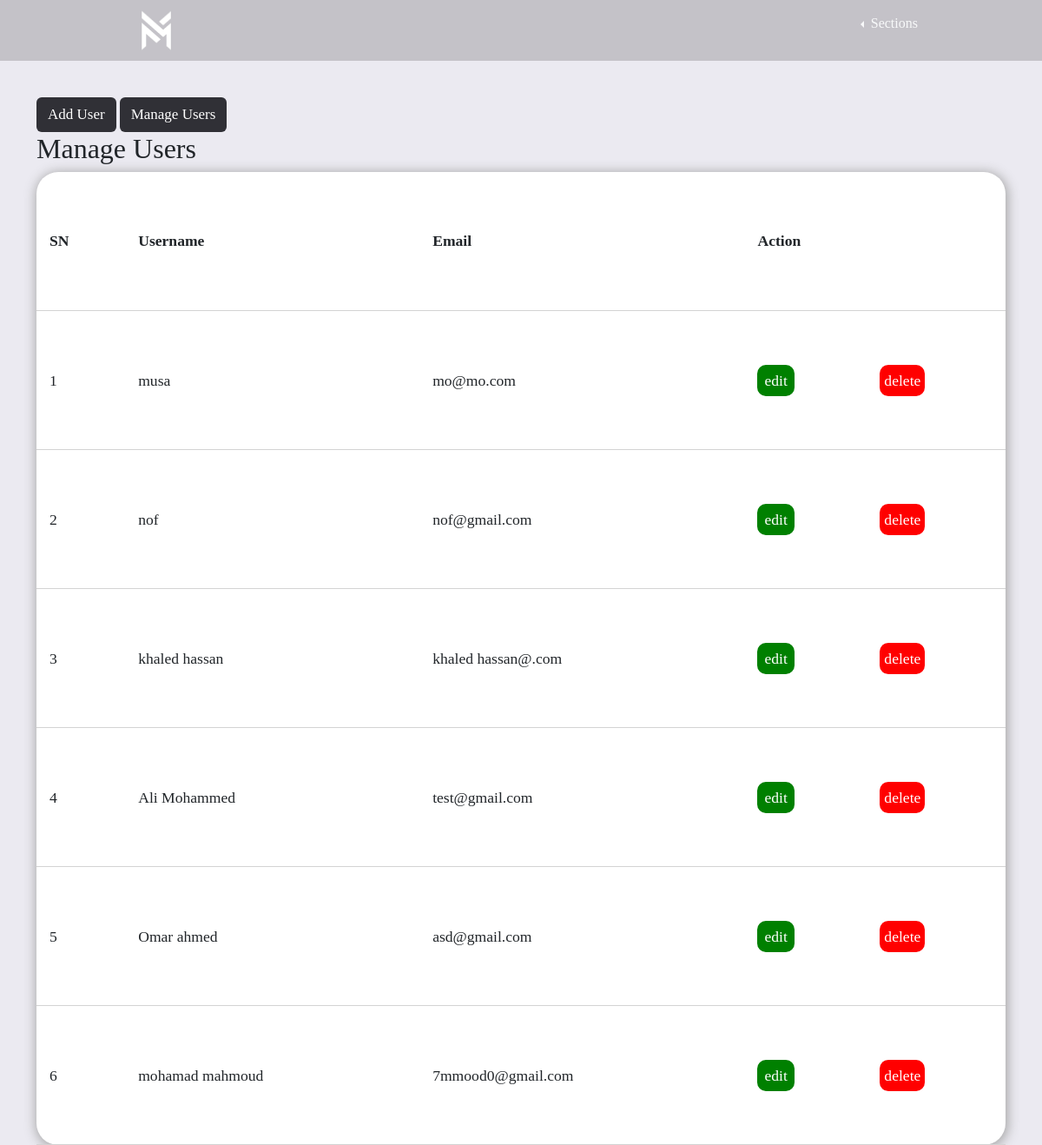
Page /admin/users/index.php on the committed database.
### tables this page shows
CREATE TABLE `users` (
  `id` int(11) NOT NULL,
  `admin` text NOT NULL,
  `username` text NOT NULL,
  `email` text NOT NULL,
  `password` text NOT NULL
);

### admin/users/index.php (the view, shortened to what this page needs)
<?php
include '../../config.php';
?>
<!DOCTYPE html>
<html lang="en">
<head><meta charset="UTF-8">
    <link href="https://cdn.jsdelivr.net/npm/bootstrap@5.3.0-alpha3/dist/css/bootstrap.min.css" rel="stylesheet">
    <link rel="stylesheet" href="https://cdnjs.cloudflare.com/ajax/libs/font-awesome/6.4.0/css/all.min.css"/>
</head>
<body style="background: #ebeaf1!important;">
<?php include(ROOT_PATH . "/app/includes/adminHeader.php"); ?>
  <div class="admin-wrapper">
  <div class="container">
    <div class="admin-content">
      <div class="button-group">
        <a href="create.php" class="btn btn-big adding_managing">Add User</a>
        <a href="index.php" class="btn btn-big adding_managing">Manage Users</a>
      </div>
      <div class="content">
        <h2 class="page-title">Manage Users</h2>
        <table style="background: white; border-radius: 25px">
          <head>
            <th>SN</th>
            <th>Username</th>
            <th>Email</th>
            <th colspan="2">Action</th>
          </head>
          <tbody>
          <?php
          $i=0;
          $result = $mysqli->query('SELECT * FROM users ORDER BY id DESC;');
          if($result){
          while($obj = $result->fetch_object()) {
            echo '<tr>
            <td>'.$i + 1 .'</td>
            <td>'.$obj->username.'</td>
            <td>'.$obj->email.'</td>
            <td><a href="edit.php?id='.$obj->id.'" class="edit">edit</a></td>
            <td>
            <form action="../../app/controllers/users.php" method="post"><input type="hidden" name="id" value="' .$obj->id .'">
            <button style="border: none;" type="submit" name="deleteUser" class="delete">delete</button>
            </form>
            </td>
            ';
            $i++;
          }
          }
          ?>
          </tbody>
        </table>
      </div>
    </div>
  </div>
</body>
</html>

### rows in the picture
users: username "musa", email "mo@mo.com"
users: username "nof", email "nof@gmail.com"
users: username "khaled hassan", email "khaled hassan@.com"
users: username "Ali Mohammed", email "test@gmail.com"
users: username "Omar ahmed", email "asd@gmail.com"
users: username "mohamad mahmoud", email "7mmood0@gmail.com"
